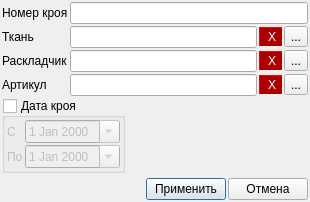
<?xml version="1.0" encoding="UTF-8"?>
<ui version="4.0">
 <class>Dialog</class>
 <widget class="QDialog" name="Dialog">
  <property name="geometry">
   <rect>
    <x>0</x>
    <y>0</y>
    <width>310</width>
    <height>202</height>
   </rect>
  </property>
  <property name="windowTitle">
   <string>Фильтр</string>
  </property>
  <layout class="QGridLayout" name="gridLayout">
   <property name="leftMargin">
    <number>2</number>
   </property>
   <property name="topMargin">
    <number>2</number>
   </property>
   <property name="rightMargin">
    <number>2</number>
   </property>
   <property name="bottomMargin">
    <number>2</number>
   </property>
   <property name="spacing">
    <number>2</number>
   </property>
   <item row="5" column="0">
    <spacer name="verticalSpacer">
     <property name="orientation">
      <enum>Qt::Vertical</enum>
     </property>
     <property name="sizeHint" stdset="0">
      <size>
       <width>20</width>
       <height>40</height>
      </size>
     </property>
    </spacer>
   </item>
   <item row="2" column="0">
    <widget class="QLabel" name="label_3">
     <property name="text">
      <string>Раскладчик</string>
     </property>
    </widget>
   </item>
   <item row="1" column="1">
    <layout class="QHBoxLayout" name="horizontalLayout_2">
     <property name="spacing">
      <number>2</number>
     </property>
     <item>
      <widget class="QLineEdit" name="le_material">
       <property name="readOnly">
        <bool>true</bool>
       </property>
      </widget>
     </item>
     <item>
      <widget class="QToolButton" name="toolButton_11">
       <property name="styleSheet">
        <string notr="true">background-color: rgb(170, 0, 0);
color: rgb(255, 255, 255);
border-style: outset;
border-width: 1px;
border-color: rgb(170, 0, 0);
</string>
       </property>
       <property name="text">
        <string> X</string>
       </property>
      </widget>
     </item>
     <item>
      <widget class="QToolButton" name="toolButton_2">
       <property name="text">
        <string>...</string>
       </property>
      </widget>
     </item>
    </layout>
   </item>
   <item row="6" column="0" colspan="2">
    <layout class="QHBoxLayout" name="horizontalLayout_4">
     <item>
      <spacer name="horizontalSpacer_2">
       <property name="orientation">
        <enum>Qt::Horizontal</enum>
       </property>
       <property name="sizeHint" stdset="0">
        <size>
         <width>40</width>
         <height>20</height>
        </size>
       </property>
      </spacer>
     </item>
     <item>
      <widget class="QPushButton" name="pushButton_2">
       <property name="text">
        <string>Применить</string>
       </property>
      </widget>
     </item>
     <item>
      <widget class="QPushButton" name="pushButton">
       <property name="text">
        <string>Отмена</string>
       </property>
      </widget>
     </item>
    </layout>
   </item>
   <item row="0" column="0">
    <widget class="QLabel" name="label">
     <property name="text">
      <string>Номер кроя</string>
     </property>
    </widget>
   </item>
   <item row="1" column="0">
    <widget class="QLabel" name="label_2">
     <property name="text">
      <string>Ткань</string>
     </property>
    </widget>
   </item>
   <item row="4" column="0" colspan="2">
    <layout class="QHBoxLayout" name="horizontalLayout_3">
     <item>
      <widget class="QGroupBox" name="gb_date_cut">
       <property name="title">
        <string>Дата кроя</string>
       </property>
       <property name="checkable">
        <bool>true</bool>
       </property>
       <property name="checked">
        <bool>false</bool>
       </property>
       <layout class="QGridLayout" name="gridLayout_4">
        <property name="leftMargin">
         <number>2</number>
        </property>
        <property name="topMargin">
         <number>2</number>
        </property>
        <property name="rightMargin">
         <number>2</number>
        </property>
        <property name="bottomMargin">
         <number>2</number>
        </property>
        <property name="spacing">
         <number>2</number>
        </property>
        <item row="0" column="1">
         <widget class="QDateEdit" name="de_date_cut_from">
          <property name="wrapping">
           <bool>false</bool>
          </property>
          <property name="frame">
           <bool>true</bool>
          </property>
          <property name="buttonSymbols">
           <enum>QAbstractSpinBox::UpDownArrows</enum>
          </property>
          <property name="accelerated">
           <bool>false</bool>
          </property>
          <property name="calendarPopup">
           <bool>true</bool>
          </property>
         </widget>
        </item>
        <item row="1" column="1">
         <widget class="QDateEdit" name="de_date_cut_to">
          <property name="calendarPopup">
           <bool>true</bool>
          </property>
         </widget>
        </item>
        <item row="0" column="0">
         <widget class="QLabel" name="label_4">
          <property name="text">
           <string>С</string>
          </property>
         </widget>
        </item>
        <item row="1" column="0">
         <widget class="QLabel" name="label_5">
          <property name="text">
           <string>По</string>
          </property>
         </widget>
        </item>
       </layout>
      </widget>
     </item>
     <item>
      <spacer name="horizontalSpacer">
       <property name="orientation">
        <enum>Qt::Horizontal</enum>
       </property>
       <property name="sizeHint" stdset="0">
        <size>
         <width>40</width>
         <height>20</height>
        </size>
       </property>
      </spacer>
     </item>
    </layout>
   </item>
   <item row="0" column="1">
    <widget class="QLineEdit" name="le_number_cut"/>
   </item>
   <item row="3" column="0">
    <widget class="QLabel" name="label_6">
     <property name="text">
      <string>Артикул</string>
     </property>
    </widget>
   </item>
   <item row="2" column="1">
    <layout class="QHBoxLayout" name="horizontalLayout">
     <property name="spacing">
      <number>2</number>
     </property>
     <item>
      <widget class="QLineEdit" name="le_work">
       <property name="readOnly">
        <bool>true</bool>
       </property>
      </widget>
     </item>
     <item>
      <widget class="QToolButton" name="toolButton_10">
       <property name="styleSheet">
        <string notr="true">background-color: rgb(170, 0, 0);
color: rgb(255, 255, 255);
border-style: outset;
border-width: 1px;
border-color: rgb(170, 0, 0);
</string>
       </property>
       <property name="text">
        <string> X</string>
       </property>
      </widget>
     </item>
     <item>
      <widget class="QToolButton" name="toolButton">
       <property name="text">
        <string>...</string>
       </property>
      </widget>
     </item>
    </layout>
   </item>
   <item row="3" column="1">
    <layout class="QHBoxLayout" name="horizontalLayout_5">
     <property name="spacing">
      <number>2</number>
     </property>
     <item>
      <widget class="QLineEdit" name="le_art">
       <property name="readOnly">
        <bool>true</bool>
       </property>
      </widget>
     </item>
     <item>
      <widget class="QToolButton" name="toolButton_12">
       <property name="styleSheet">
        <string notr="true">background-color: rgb(170, 0, 0);
color: rgb(255, 255, 255);
border-style: outset;
border-width: 1px;
border-color: rgb(170, 0, 0);
</string>
       </property>
       <property name="text">
        <string> X</string>
       </property>
      </widget>
     </item>
     <item>
      <widget class="QToolButton" name="toolButton_3">
       <property name="text">
        <string>...</string>
       </property>
      </widget>
     </item>
    </layout>
   </item>
  </layout>
 </widget>
 <resources/>
 <connections>
  <connection>
   <sender>toolButton_2</sender>
   <signal>clicked()</signal>
   <receiver>Dialog</receiver>
   <slot>ui_view_material()</slot>
   <hints>
    <hint type="sourcelabel">
     <x>306</x>
     <y>43</y>
    </hint>
    <hint type="destinationlabel">
     <x>309</x>
     <y>43</y>
    </hint>
   </hints>
  </connection>
  <connection>
   <sender>toolButton_11</sender>
   <signal>clicked()</signal>
   <receiver>Dialog</receiver>
   <slot>ui_del_material()</slot>
   <hints>
    <hint type="sourcelabel">
     <x>279</x>
     <y>43</y>
    </hint>
    <hint type="destinationlabel">
     <x>219</x>
     <y>0</y>
    </hint>
   </hints>
  </connection>
  <connection>
   <sender>pushButton</sender>
   <signal>clicked()</signal>
   <receiver>Dialog</receiver>
   <slot>ui_can()</slot>
   <hints>
    <hint type="sourcelabel">
     <x>235</x>
     <y>190</y>
    </hint>
    <hint type="destinationlabel">
     <x>230</x>
     <y>201</y>
    </hint>
   </hints>
  </connection>
  <connection>
   <sender>pushButton_2</sender>
   <signal>clicked()</signal>
   <receiver>Dialog</receiver>
   <slot>ui_acc()</slot>
   <hints>
    <hint type="sourcelabel">
     <x>225</x>
     <y>198</y>
    </hint>
    <hint type="destinationlabel">
     <x>113</x>
     <y>201</y>
    </hint>
   </hints>
  </connection>
  <connection>
   <sender>toolButton</sender>
   <signal>clicked()</signal>
   <receiver>Dialog</receiver>
   <slot>ui_view_worker()</slot>
   <hints>
    <hint type="sourcelabel">
     <x>306</x>
     <y>67</y>
    </hint>
    <hint type="destinationlabel">
     <x>309</x>
     <y>63</y>
    </hint>
   </hints>
  </connection>
  <connection>
   <sender>toolButton_10</sender>
   <signal>clicked()</signal>
   <receiver>Dialog</receiver>
   <slot>ui_del_worker()</slot>
   <hints>
    <hint type="sourcelabel">
     <x>279</x>
     <y>67</y>
    </hint>
    <hint type="destinationlabel">
     <x>190</x>
     <y>0</y>
    </hint>
   </hints>
  </connection>
  <connection>
   <sender>toolButton_3</sender>
   <signal>clicked()</signal>
   <receiver>Dialog</receiver>
   <slot>ui_view_article()</slot>
   <hints>
    <hint type="sourcelabel">
     <x>300</x>
     <y>78</y>
    </hint>
    <hint type="destinationlabel">
     <x>427</x>
     <y>80</y>
    </hint>
   </hints>
  </connection>
  <connection>
   <sender>toolButton_12</sender>
   <signal>clicked()</signal>
   <receiver>Dialog</receiver>
   <slot>ui_del_article()</slot>
   <hints>
    <hint type="sourcelabel">
     <x>262</x>
     <y>88</y>
    </hint>
    <hint type="destinationlabel">
     <x>362</x>
     <y>109</y>
    </hint>
   </hints>
  </connection>
 </connections>
 <slots>
  <slot>ui_acc()</slot>
  <slot>ui_can()</slot>
  <slot>ui_view_material()</slot>
  <slot>ui_view_worker()</slot>
  <slot>ui_del_material()</slot>
  <slot>ui_del_worker()</slot>
  <slot>ui_view_article()</slot>
  <slot>ui_del_article()</slot>
 </slots>
</ui>
